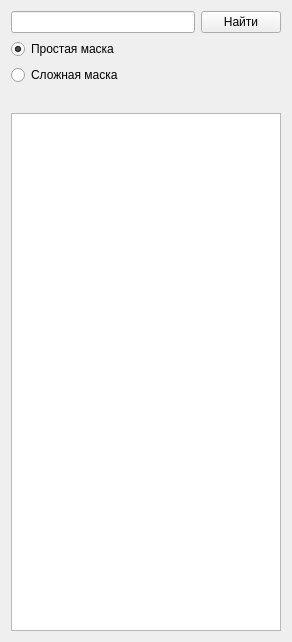
          <widget class="QWidget" name="page_3">
           <property name="geometry">
            <rect>
             <x>0</x>
             <y>0</y>
             <width>292</width>
             <height>642</height>
            </rect>
           </property>
           <attribute name="label">
            <string>Запрос:</string>
           </attribute>
           <layout class="QGridLayout" name="gridLayout_5">
            <item row="0" column="0">
             <layout class="QHBoxLayout" name="horizontalLayout_9">
              <item>
               <widget class="QLineEdit" name="lineEdit_5">
                <property name="toolTip">
                 <string>&lt;html&gt;&lt;head/&gt;&lt;body&gt;&lt;p&gt;Правила формирования маски:&lt;br/&gt;&lt;span style=&quot; font-weight:600;&quot;&gt;*&lt;/span&gt; - любой символ;&lt;/p&gt;&lt;p&gt;&lt;span style=&quot; font-weight:600;&quot;&gt;$1, $2&lt;/span&gt; - определенные символы;&lt;/p&gt;&lt;p&gt;&lt;span style=&quot; font-weight:600;&quot;&gt;А&lt;/span&gt; - конкретный символ.&lt;/p&gt;&lt;p&gt;&lt;br/&gt;Например:&lt;br/&gt;слово &lt;span style=&quot; font-style:italic;&quot;&gt;&amp;quot;дом&amp;quot;&lt;/span&gt; соответствует слудующим маскам: &lt;br/&gt;&lt;span style=&quot; font-weight:600;&quot;&gt;***, Д*М,$1$2$1, Д$1$2 и т.д.&lt;br/&gt;&lt;/span&gt;слово &lt;span style=&quot; font-style:italic;&quot;&gt;&amp;quot;слово&amp;quot;&lt;/span&gt; соответствует: &lt;br/&gt;&lt;span style=&quot; font-weight:600;&quot;&gt;C****,$1$2$3$4$3 и т.д.&lt;br/&gt;&lt;br/&gt;Примечание:&lt;br/&gt;Маска нечуствительна к регистру!&lt;/span&gt;&lt;/p&gt;&lt;/body&gt;&lt;/html&gt;</string>
                </property>
               </widget>
              </item>
              <item>
               <widget class="QPushButton" name="pushButton_15">
                <property name="toolTip">
                 <string>&lt;html&gt;&lt;head/&gt;&lt;body&gt;&lt;p&gt;Правила формирования маски:&lt;br/&gt;&lt;span style=&quot; font-weight:600;&quot;&gt;*&lt;/span&gt; - любой символ;&lt;/p&gt;&lt;p&gt;&lt;span style=&quot; font-weight:600;&quot;&gt;$1, $2&lt;/span&gt; - определенные символы;&lt;/p&gt;&lt;p&gt;&lt;span style=&quot; font-weight:600;&quot;&gt;А&lt;/span&gt; - конкретный символ.&lt;/p&gt;&lt;p&gt;&lt;br/&gt;Например:&lt;br/&gt;слово &lt;span style=&quot; font-style:italic;&quot;&gt;&amp;quot;дом&amp;quot;&lt;/span&gt; соответствует слудующим маскам: &lt;br/&gt;&lt;span style=&quot; font-weight:600;&quot;&gt;***, Д*М,$1$2$1, Д$1$2 и т.д.&lt;br/&gt;&lt;/span&gt;слово &lt;span style=&quot; font-style:italic;&quot;&gt;&amp;quot;слово&amp;quot;&lt;/span&gt; соответствует: &lt;br/&gt;&lt;span style=&quot; font-weight:600;&quot;&gt;C****,$1$2$3$4$3 и т.д.&lt;br/&gt;&lt;br/&gt;Примечание:&lt;br/&gt;Маска нечуствительна к регистру!&lt;/span&gt;&lt;/p&gt;&lt;/body&gt;&lt;/html&gt;</string>
                </property>
                <property name="text">
                 <string>Найти</string>
                </property>
               </widget>
              </item>
             </layout>
            </item>
            <item row="1" column="0">
             <widget class="QRadioButton" name="radioButton_7">
              <property name="text">
               <string>Простая маска</string>
              </property>
              <property name="checked">
               <bool>true</bool>
              </property>
             </widget>
            </item>
            <item row="2" column="0">
             <widget class="QRadioButton" name="radioButton_8">
              <property name="text">
               <string>Сложная маска</string>
              </property>
             </widget>
            </item>
            <item row="3" column="0">
             <widget class="QLabel" name="label_13">
              <property name="minimumSize">
               <size>
                <width>0</width>
                <height>16</height>
               </size>
              </property>
              <property name="text">
               <string/>
              </property>
              <property name="wordWrap">
               <bool>true</bool>
              </property>
             </widget>
            </item>
            <item row="4" column="0">
             <widget class="QPlainTextEdit" name="plainTextEdit_7">
              <property name="readOnly">
               <bool>true</bool>
              </property>
             </widget>
            </item>
           </layout>
          </widget>
